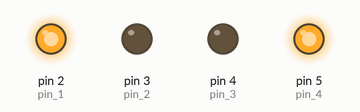
Simulated run of this sketch. Board: Arduino Uno, built with avr-gcc and run on an emulated ATmega328P. On the bench: output pins drawn as LEDs (lit = HIGH). Random numbers use the default seed unless the sketch sets one.

Above: at 1.3 s.
At 6.81 s:
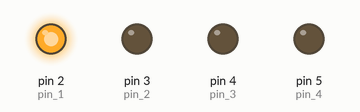
At 10.27 s:
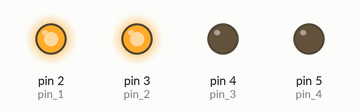
At 17.04 s:
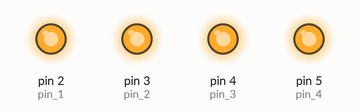
At 24.45 s:
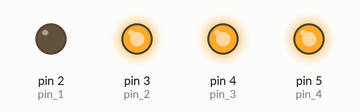
At 39.39 s:
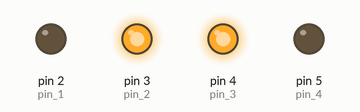
Timing chart, 0 to 40.0 s (numbered marks = the images above):
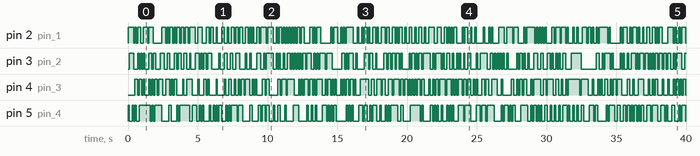

Measured:
- by itself, pin 2 (pin_1): LOW → HIGH at 0.00 s, → LOW 0.40 s later, → HIGH 0.10 s later, → LOW 0.10 s later, … (218 changes in this stretch)
- by itself, pin 3 (pin_2): LOW → HIGH at 0.10 s, → LOW 0.30 s later, → HIGH 0.30 s later, → LOW 0.10 s later, … (209 changes in this stretch)
- by itself, pin 4 (pin_3): LOW → HIGH at 0.50 s, → LOW 0.20 s later, → HIGH 0.10 s later, → LOW 0.20 s later, … (210 changes in this stretch)
- by itself, pin 5 (pin_4): LOW → HIGH at 0.00 s, → LOW 0.10 s later, → HIGH 0.20 s later, → LOW 0.10 s later, … (194 changes in this stretch)

The sketch:

Hbridge4pinWithStatusExperimenting.ino
```cpp
const int pin_1 = 2;
const int pin_2 = 3;
const int pin_3 = 4;
const int pin_4 = 5;

void setup()
{
  pinMode(pin_1,OUTPUT);
  pinMode(pin_2,OUTPUT);
  pinMode(pin_3,OUTPUT);
  pinMode(pin_4,OUTPUT);
}

void loop()
{
  digitalWrite(pin_1,(rand() >> 4) % 2 ? LOW : HIGH);
  digitalWrite(pin_2,(rand() >> 4) % 2 ? LOW : HIGH);
  digitalWrite(pin_3,(rand() >> 4) % 2 ? LOW : HIGH);
  digitalWrite(pin_4,(rand() >> 4) % 2 ? LOW : HIGH);

  delay(100);

}
```
